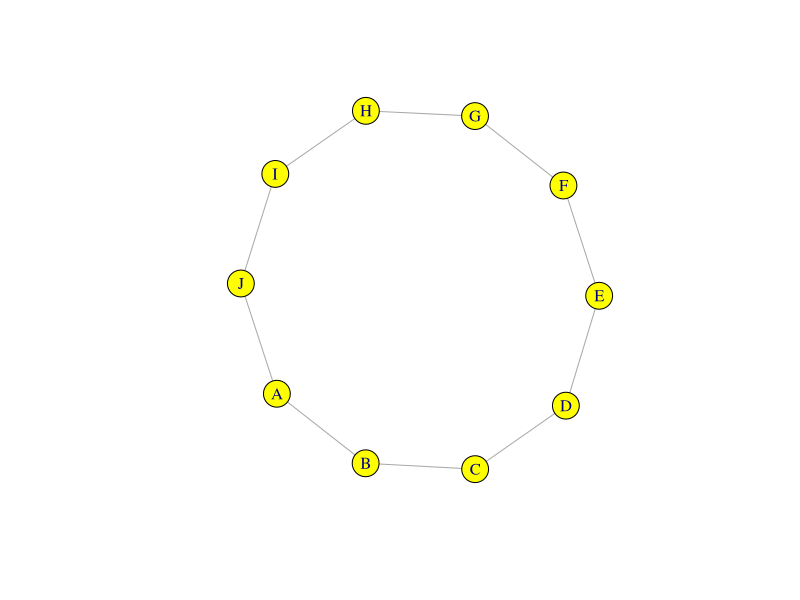

This figure's R source:
library(igraph)


### Name: vertex_attr<-
### Title: Set one or more vertex attributes
### Aliases: vertex_attr<- vertex.attributes<-

### ** Examples

g <- make_ring(10)
vertex_attr(g) <- list(name = LETTERS[1:10],
                        color = rep("yellow", gorder(g)))
vertex_attr(g, "label") <- V(g)$name
g
plot(g)
